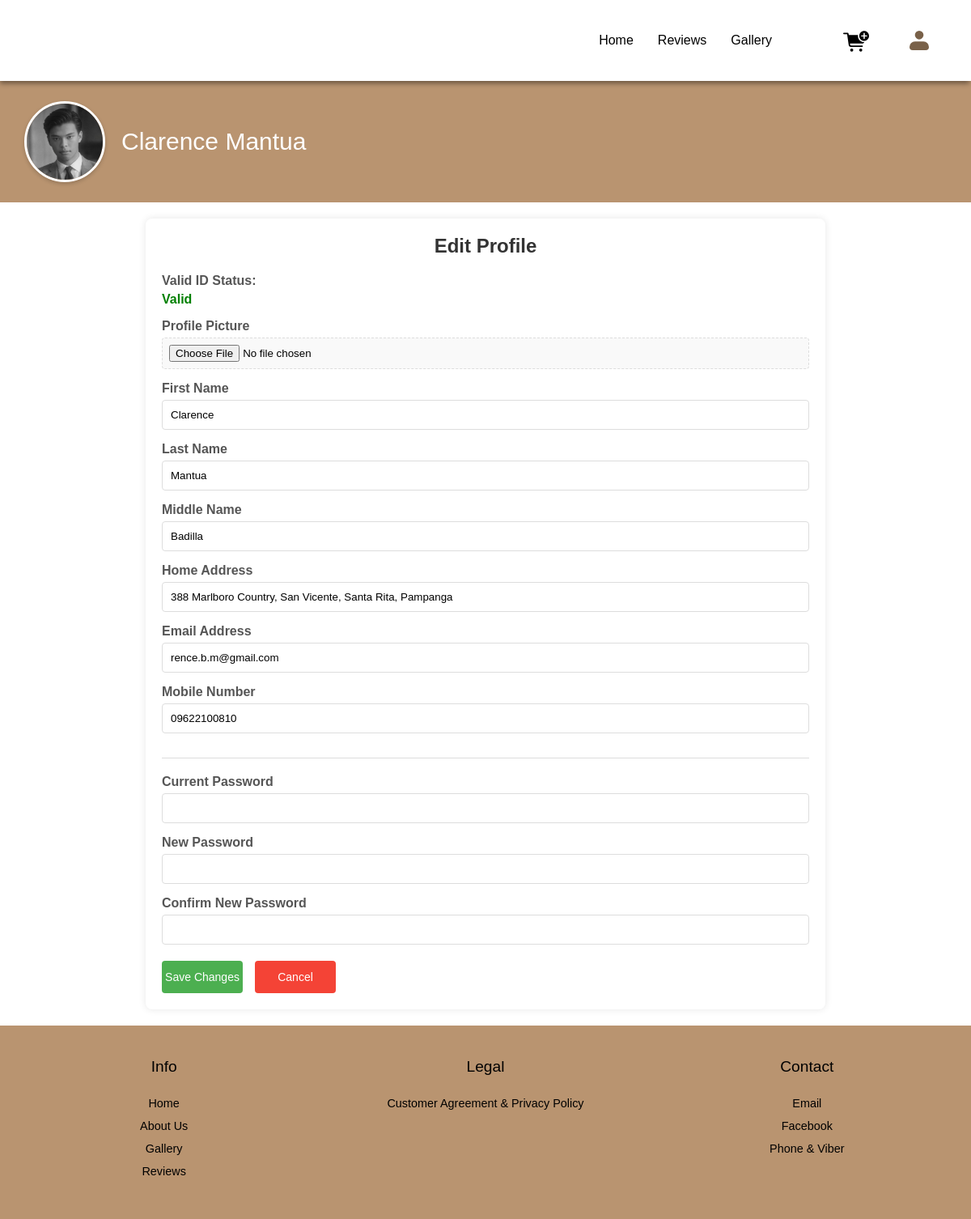
The app's page /Capstone_Client/profile/edit-profile.php (signed in) with its own data.
### tables this page shows
CREATE TABLE `tbl_user_info` (
  `User_ID` varchar(150) NOT NULL,
  `Last_Name` varchar(300) DEFAULT NULL,
  `First_Name` varchar(300) DEFAULT NULL,
  `Middle_Name` varchar(300) DEFAULT NULL,
  `Home_Address` varchar(300) DEFAULT NULL,
  `Email_Address` varchar(300) DEFAULT NULL,
  `Mobile_Number` varchar(300) DEFAULT NULL,
  `Status` varchar(300) DEFAULT NULL,
  `Password` varchar(150) DEFAULT NULL,
  `PicPath` varchar(750) DEFAULT NULL,
  `Valid_ID_Path` varchar(255) DEFAULT NULL,
  `ID_Verification_Status` enum('Valid','Invalid','Unverified') DEFAULT 'Unverified',
  `reset_code` int(11) DEFAULT NULL,
  `reset_code_expiry` datetime DEFAULT NULL,
  PRIMARY KEY (`User_ID`),
  UNIQUE KEY `UQ_Email_Address` (`Email_Address`)
);

### Capstone_Client/profile/edit-profile.php (the view, shortened to what this page needs)
<?php
$userId = $_SESSION["user_id"];
include("../config/database.php");
try {
    $stmt = $pdo->prepare("SELECT * FROM tbl_user_info WHERE User_ID = :userId");
    $stmt->bindParam(':userId', $userId, PDO::PARAM_STR);
    $stmt->execute();
    $user = $stmt->fetch(PDO::FETCH_ASSOC);
} catch (PDOException $e) {
    die("Database error: " . $e->getMessage());
}
?>
<!DOCTYPE html>
<html lang="en">
<head>
    <link rel="stylesheet" href="../static/css-files/profile.css">
    <link rel="stylesheet" href="../static/css-files/Home.css">
    <link rel="stylesheet" href="../static/css-files/edit-profile.css">
    <link rel="stylesheet" href="https://cdnjs.cloudflare.com/ajax/libs/font-awesome/6.4.2/css/all.min.css">
</head>
<body>
<header>
  <nav class="navbar">
    <a href="../dashboard/home.php" class="logo">
    </a>
    <ul class="menu-links">
      <li class="dropdown">
        <a href="../dashboard/home.php">Home</a>
      </li>
      <li><a href="../reviews/review.php">Reviews</a></li>
      <li><a href="../gallery/gallery.php" class="">Gallery</a></li>
      <li><a href="../cart/cart.php" class="cart" id="cart">Cart</a></li>
      <li class="dropdown">
        <a href="../profile/profile.php" class="profile activecon" id="sign_in">Profile</a>
      </li>
    </ul>
  </nav>
</header>
    <main>
    <div class="container-profile">
            <div class="profile-icon-con">
                <img class="profile-icon" src="<?php echo ($user['PicPath']) ? '../uploads/user/' . basename($user['PicPath']) : '../static/profile-icon.png'; ?>" alt="Profile Icon">
                <p class="nameofuser"><?= $user['First_Name'] . " " . $user['Last_Name'] ?></p>
            </div>
        </div>
        <div class="edit-form">
            <h2>Edit Profile</h2>
            <form method="POST" enctype="multipart/form-data">
                <div class="form-group">
                    <label><strong>Valid ID Status:</strong></label>
                    <?php
                    $idStatus = htmlspecialchars($user['ID_Verification_Status']);
                    if ($idStatus === 'Valid') {
                        echo "<span class='status-valid'>Valid</span>";
                    } elseif ($idStatus === 'Invalid') {
                        echo "<span class='status-invalid'>Invalid</span>";
                        echo '<div class="form-group">
                                <label for="valid_id">Upload New Valid ID</label>
                                <input type="file" id="valid_id" name="valid_id" accept="image/*">
                              </div>';
                    } else {
                        echo "<span class='status-unverified'>Unverified</span>";
                    }
                    ?>
                </div>
                <div class="form-group">
                    <label for="profile_picture">Profile Picture</label>
                    <input type="file" id="profile_picture" name="profile_picture" accept="image/*">
                </div>
                <div class="form-group">
                    <label for="firstName">First Name</label>
                    <input type="text" id="firstName" name="firstName" value="<?= htmlspecialchars($user['First_Name']) ?>" required>
                </div>
                <div class="form-group">
                    <label for="lastName">Last Name</label>
                    <input type="text" id="lastName" name="lastName" value="<?= htmlspecialchars($user['Last_Name']) ?>" required>
                </div>
                <div class="form-group">
                    <label for="middleName">Middle Name</label>
                    <input type="text" id="middleName" name="middleName" value="<?= htmlspecialchars($user['Middle_Name'] ?? '') ?>">
                </div>
                <div class="form-group">
                    <label for="homeAddress">Home Address</label>
                    <input type="text" id="homeAddress" name="homeAddress" value="<?= htmlspecialchars($user['Home_Address'] ?? '') ?>">
                </div>
                <div class="form-group">
                    <label for="email">Email Address</label>
                    <input type="email" id="email" name="email" value="<?= htmlspecialchars($user['Email_Address']) ?>" required>
                </div>
                <div class="form-group">
                    <label for="mobileNumber">Mobile Number</label>
                    <input type="tel" id="mobileNumber" name="mobileNumber" value="<?= htmlspecialchars($user['Mobile_Number'] ?? '') ?>">
                </div>
                <div class="form-group password-section">
                    <div class="form-group">
                        <label for="current_password">Current Password</label>
                        <input type="password" id="current_password" name="current_password">
                    </div>
                    <div class="form-group">
                        <label for="new_password">New Password</label>
                        <input type="password" id="new_password" name="new_password">
                    </div>
                    <div class="form-group">
                        <label for="confirm_password">Confirm New Password</label>
                        <input type="password" id="confirm_password" name="confirm_password">
                    </div>
                </div>
                <div class="button-group">
                    <button type="submit" class="submit-btn">Save Changes</button>
                    <button href="profile.php" class="cancel-btn">Cancel</button>
                </div>
            </form>
        </div>
    </main>
    <footer class="footer">
  <div class="footer-row">
    <div class="footer-col">
      <h4>Info</h4>
      <ul class="links">
        <li><a href="home.php">Home</a></li>
        <li><a href="#about-section">About Us</a></li>
        <li><a href="../gallery/gallery.php">Gallery</a></li>
        <li><a href="../reviews/review.php">Reviews</a></li>
      </ul>
    </div>
    <div class="footer-col">
      <h4>Legal</h4>
      <ul class="links">
      <li><a href="../agreement/agreement.html">Customer Agreement & Privacy Policy</a></li>
      </ul>
    </div>
    <div class="footer-col">
    <h4>Contact</h4>
    <ul class="links">
      <li><a href="https://mail.google.com/mail/u/0/?fs=1&to=Rmbetisfurniture@yahoo.com&su=Your+Subject+Here&body=Your+message+here.&tf=cm" target="_blank">Email</a></li>
      <li><a href="https://www.facebook.com/BetisFurnitureExtension" target="_blank">Facebook</a></li>
      <li><a href="viber://chat?number=%2B6396596602006">Phone & Viber</a></li>
    </ul>
</div>
    </div>
</footer>
</body>
</html>

### Capstone_Client/static/css-files/profile.css (style rules this page uses)
.container-profile { height: 150px; width: 100%; background-color: #B99470; display: flex; justify-content: space-between; align-items: center; }
.profile-icon-con { text-align: center; padding: 20px; width: 70%; height: 120px; display: flex; align-items: center; }
.profile-icon { width: 15vw; height: 15vw; max-width: 100px; max-height: 100px; border-radius: 50%; object-fit: cover; border: 3px solid #fff; box-shadow: 0 2px 5px rgba(0,0,0,0.2); margin: 10px 10px ; border: 1px solid rgb(255, 255, 255); border-radius: 70px; }
.nameofuser { font-size: clamp(1.5rem, 2.5vw, 2rem); color: white; font-weight: 500; margin:10px; padding:0; }
.status-valid { color: green; font-weight: bold; }
.navbar { display: flex; justify-content: space-between; align-items: center; flex-wrap: wrap; }
.menu-links { display: flex; gap: 15px; }

### Capstone_Client/static/css-files/Home.css (style rules this page uses)
* { margin: 0; padding: 0; box-sizing: border-box; font-family: 'Marcellus', sans-serif; }
:root { --main-bg-color: #B99470; --link-color: #000; --hover-color: #1dbf73; }
main { overflow: hidden; }
header { position: sticky; left: 0; top: 0; width: 100%; z-index: 1; padding: 20px; background-color: white; box-shadow: -1px 4px 6px -1px rgba(0,0,0,0.43); -webkit-box-shadow: -1px 4px 6px -1px rgba(0,0,0,0.43); -moz-box-shadow: -1px 4px 6px -1px rgba(0,0,0,0.43); height: 100px; display: flex; justify-content: center; align-items: center; z-index: 10000; }
.navbar .menu-links li a.activecon { color: #796149; font-weight: bold; position: relative; }
header .navbar { max-width: 2000px; width: 100%; display: flex; align-items: center; justify-content: space-between; align-content: center; padding: 0 20px; }
.navbar .menu-links { display: flex; align-items: center; list-style: none; gap: 30px; }
.navbar .menu-links li a { color:black; font-weight: 500; text-decoration: none; transition: 0.2s ease; }
.dropdown { position: relative; }
.logo { width: 150px; }
.cart { margin-left: 50px; display: inline-block; width: 3em; height: 2em; background-color: currentColor; -webkit-mask-image: var(--svg); mask-image: var(--svg); -webkit-mask-repeat: no-repeat; mask-repeat: no-repeat; -webkit-mask-size: 100% 100%; mask-size: 100% 100%; }
.profile { display: inline-block; width: 3em; height: 2em; background-color: currentColor; -webkit-mask-image: var(--svg); mask-image: var(--svg); -webkit-mask-repeat: no-repeat; mask-repeat: no-repeat; -webkit-mask-size: 100% 100%; mask-size: 100% 100%; }
main { min-height: 100vh; }
.footer { max-width: 100%; width: 100%; background-color: #B99470; padding: 40px 20px; }
.footer .footer-row { display: flex; flex-wrap: wrap; justify-content: space-between; gap: 2rem; }
.footer-row .footer-col { flex: 1; min-width: 200px; display: flex; align-items: center; text-align: center; flex-direction: column; }
.footer-row .footer-col h4 { color: black; font-size: 1.2rem; font-weight: 400; margin-bottom: 15px; }
.footer-col .links { margin-top: 10px; }
.footer-col .links li { list-style: none; margin-bottom: 10px; }
.footer-col .links li a { text-decoration: none; color: black; font-size: 0.9rem; }

### Capstone_Client/static/css-files/edit-profile.css (style rules this page uses)
.edit-form { max-width: 70%; margin: 20px auto; padding: 20px; background: #fff; border-radius: 8px; box-shadow: 0 0 10px rgba(0,0,0,0.1); }
.edit-form h2 { color: #333; margin-bottom: 20px; text-align: center; }
.form-group { margin-bottom: 15px; }
.form-group label { display: block; margin-bottom: 5px; font-weight: bold; color: #555; }
.form-group input { width: 100%; padding: 10px; border: 1px solid #ddd; border-radius: 4px; transition: border-color 0.3s ease; }
.form-group input[type="file"] { padding: 8px; border: 1px dashed #ddd; background: #f9f9f9; }
.password-section { margin-top: 30px; padding-top: 20px; border-top: 1px solid #ddd; }
.profile-icon { width: 150px; height: 150px; border-radius: 50%; object-fit: cover; border: 3px solid #fff; box-shadow: 0 2px 5px rgba(0,0,0,0.2); margin-bottom: 10px; }
.button-group { display: flex; gap: 15px; margin-top: 20px; align-items: center; }
.submit-btn, .cancel-btn { width:100px; padding: 12px 0; font-size: 14px; text-align: center; border-radius: 4px; cursor: pointer; border: none; color: white; transition: background-color 0.3s ease; height: 40px; }
.submit-btn { background-color: #4CAF50; color: white; border: none; }
.cancel-btn { background-color: #f44336; color: white; border: none; }

### records on screen
tbl_user_info: PicPath (picture), First_Name "Clarence", Last_Name "Mantua", firstName "Clarence", lastName "Mantua", middleName "Badilla", homeAddress "388 Marlboro Country, San Vicente, Santa Rita, Pampanga", email "rence.b.m@gmail.com", mobileNumber "09622100810"
